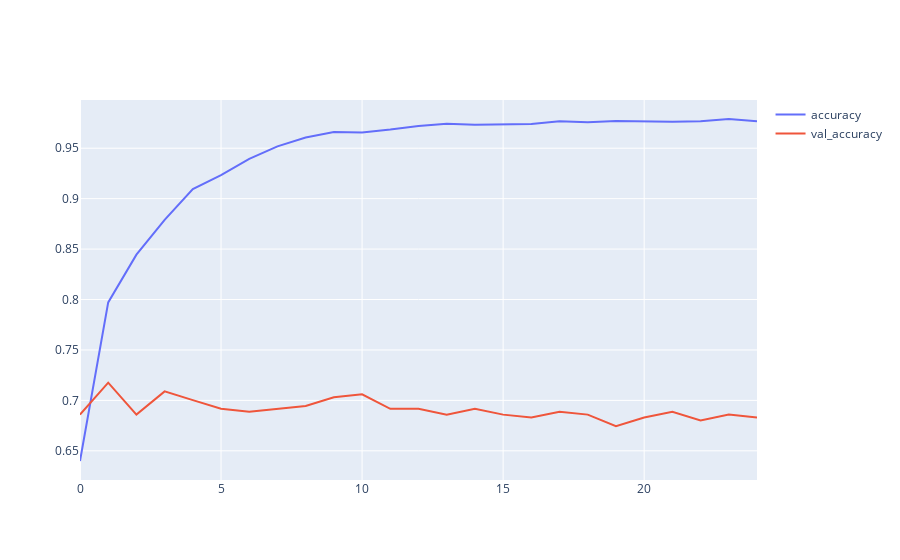

Source (notebook cell):
### Markdown cell above
---
### ** >>> Exercise 6 (Take home): **  

Plot the Training and Validation Accuracy and Loss (different plots), just like the images below.(Note: the pictures below are an example from a different model). How to interpret the graphs you got? How are they related to the concept of overfitting/underfitting covered in class?
<table><tr>
    <td><img src="pics/pic3.png" style="width: 300px;"/> </td>
    <td><img src="pics/pic4.png" style="width: 300px;"/> </td>
</tr></table>

### Code cell
import plotly.graph_objects as go

x_data = list(range(25))
trace1 = go.Scatter(x=x_data, y=training_log['accuracy'], mode='lines', name = "accuracy")
trace2 = go.Scatter(x=x_data, y=training_log['val_accuracy'], mode='lines', name = "val_accuracy")
fig = go.Figure(data=[trace1, trace2])
fig.show()

### Figure 1 — Plotly figure (JSON) as saved in the notebook; plotly's stock layout.template omitted (floating-point values rounded to 4 significant figures)
{"data": [{"mode": "lines", "name": "accuracy", "type": "scatter", "x": [0, 1, 2, 3, 4, 5, 6, 7, 8, 9, 10, 11, 12, 13, 14, 15, 16, 17, 18, 19, 20, 21, 22, 23, 24], "y": [0.6399, 0.7971, 0.8445, 0.879, 0.9095, 0.9233, 0.9394, 0.9518, 0.9607, 0.966, 0.9657, 0.9684, 0.972, 0.9743, 0.9732, 0.9737, 0.974, 0.9768, 0.9756, 0.977, 0.9768, 0.9762, 0.9768, 0.979, 0.9768]}, {"mode": "lines", "name": "val_accuracy", "type": "scatter", "x": [0, 1, 2, 3, 4, 5, 6, 7, 8, 9, 10, 11, 12, 13, 14, 15, 16, 17, 18, 19, 20, 21, 22, 23, 24], "y": [0.6859, 0.7176, 0.6859, 0.7089, 0.7003, 0.6916, 0.6888, 0.6916, 0.6945, 0.7032, 0.7061, 0.6916, 0.6916, 0.6859, 0.6916, 0.6859, 0.683, 0.6888, 0.6859, 0.6744, 0.683, 0.6888, 0.6801, 0.6859, 0.683]}], "layout": {}}
